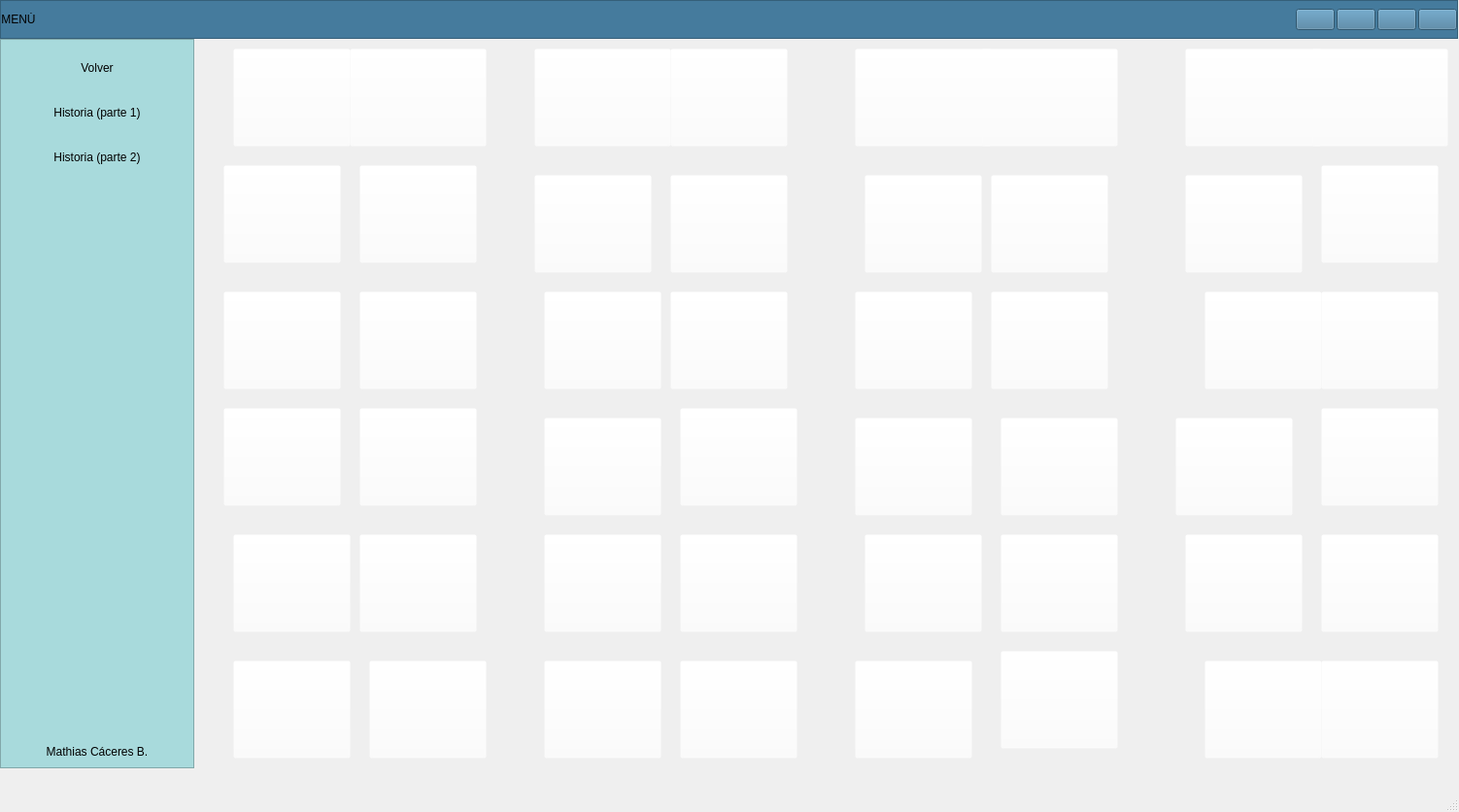
<?xml version="1.0" encoding="UTF-8"?>
<ui version="4.0">
 <class>MainWindow</class>
 <widget class="QMainWindow" name="MainWindow">
  <property name="geometry">
   <rect>
    <x>0</x>
    <y>0</y>
    <width>1502</width>
    <height>836</height>
   </rect>
  </property>
  <property name="windowTitle">
   <string>MainWindow</string>
  </property>
  <widget class="QWidget" name="centralwidget">
   <widget class="QFrame" name="Frame_Superior">
    <property name="geometry">
     <rect>
      <x>0</x>
      <y>0</y>
      <width>1501</width>
      <height>40</height>
     </rect>
    </property>
    <property name="minimumSize">
     <size>
      <width>0</width>
      <height>40</height>
     </size>
    </property>
    <property name="maximumSize">
     <size>
      <width>16777215</width>
      <height>40</height>
     </size>
    </property>
    <property name="styleSheet">
     <string notr="true">background-color: rgb(69, 123, 157);</string>
    </property>
    <property name="frameShape">
     <enum>QFrame::StyledPanel</enum>
    </property>
    <property name="frameShadow">
     <enum>QFrame::Raised</enum>
    </property>
    <layout class="QHBoxLayout" name="horizontalLayout_2">
     <property name="spacing">
      <number>2</number>
     </property>
     <property name="leftMargin">
      <number>0</number>
     </property>
     <property name="topMargin">
      <number>0</number>
     </property>
     <property name="rightMargin">
      <number>0</number>
     </property>
     <property name="bottomMargin">
      <number>0</number>
     </property>
     <item>
      <widget class="QPushButton" name="btn_menu">
       <property name="minimumSize">
        <size>
         <width>0</width>
         <height>0</height>
        </size>
       </property>
       <property name="maximumSize">
        <size>
         <width>16777215</width>
         <height>16777215</height>
        </size>
       </property>
       <property name="layoutDirection">
        <enum>Qt::LeftToRight</enum>
       </property>
       <property name="styleSheet">
        <string notr="true">QPushButton{
background-color:#457b9d;
font:87 12pt&quot;Arial Black&quot;;
border-radius:0px;
}

QPushButton:hover{
background-color: #a8dadc;
font:87 12pt&quot;Arial Back&quot;;
border-radius:0px;
}</string>
       </property>
       <property name="text">
        <string>MENÚ</string>
       </property>
       <property name="icon">
        <iconset>
         <normaloff>../../../Imagenes/bars-solid.svg</normaloff>../../../Imagenes/bars-solid.svg</iconset>
       </property>
      </widget>
     </item>
     <item>
      <spacer name="horizontalSpacer">
       <property name="orientation">
        <enum>Qt::Horizontal</enum>
       </property>
       <property name="sizeHint" stdset="0">
        <size>
         <width>523</width>
         <height>20</height>
        </size>
       </property>
      </spacer>
     </item>
     <item>
      <widget class="QPushButton" name="btn_minimizar">
       <property name="styleSheet">
        <string notr="true">QPushButtom{
border:0px;
}
QPushButton:hover{
border:5px solid #a8dadc;
background-color:#a8dadc;
}
</string>
       </property>
       <property name="text">
        <string/>
       </property>
       <property name="icon">
        <iconset>
         <normaloff>../../../Imagenes/window-minimize-solid.svg</normaloff>../../../Imagenes/window-minimize-solid.svg</iconset>
       </property>
      </widget>
     </item>
     <item>
      <widget class="QPushButton" name="btn_restaurar">
       <property name="styleSheet">
        <string notr="true">QPushButtom{
border:0px;
}
QPushButton:hover{
border:5px solid #a8dadc;
background-color:#a8dadc;
}</string>
       </property>
       <property name="text">
        <string/>
       </property>
       <property name="icon">
        <iconset>
         <normaloff>../../../Imagenes/window-restore-regular.svg</normaloff>../../../Imagenes/window-restore-regular.svg</iconset>
       </property>
      </widget>
     </item>
     <item>
      <widget class="QPushButton" name="btn_maximizar">
       <property name="styleSheet">
        <string notr="true">QPushButtom{
border:0px;
}
QPushButton:hover{
border:5px solid #a8dadc;
background-color:#a8dadc;
}</string>
       </property>
       <property name="text">
        <string/>
       </property>
       <property name="icon">
        <iconset>
         <normaloff>../../../Imagenes/window-maximize-solid.svg</normaloff>../../../Imagenes/window-maximize-solid.svg</iconset>
       </property>
      </widget>
     </item>
     <item>
      <widget class="QPushButton" name="btn_cerrar">
       <property name="maximumSize">
        <size>
         <width>16777215</width>
         <height>16777215</height>
        </size>
       </property>
       <property name="styleSheet">
        <string notr="true">QPushButtom{
border:0px;
}
QPushButton:hover{
border:5px solid #a8dadc;
background-color:#a8dadc;
}</string>
       </property>
       <property name="text">
        <string/>
       </property>
       <property name="icon">
        <iconset>
         <normaloff>../../../Imagenes/times-circle-solid.svg</normaloff>../../../Imagenes/times-circle-solid.svg</iconset>
       </property>
      </widget>
     </item>
    </layout>
   </widget>
   <widget class="QFrame" name="Frame_Inferior_Izq">
    <property name="geometry">
     <rect>
      <x>0</x>
      <y>40</y>
      <width>200</width>
      <height>751</height>
     </rect>
    </property>
    <property name="minimumSize">
     <size>
      <width>200</width>
      <height>0</height>
     </size>
    </property>
    <property name="maximumSize">
     <size>
      <width>200</width>
      <height>16777215</height>
     </size>
    </property>
    <property name="styleSheet">
     <string notr="true">QFrame{
background-color:#a8dadc;}

QPushButton{
background-color:#a8dadc;
border-top-left-radius: 20px;
border-bottom-left-radius: 20px;
font: 75 12pt &quot;Arial Narrow&quot;;
}
QPushButton:hover{
background-color:#a8dadc;
border-top-left-radius:20px;
border-bottom-left-radius:20px;
font: 75 12pt&quot;Arial Narrow&quot;;
}</string>
    </property>
    <property name="frameShape">
     <enum>QFrame::StyledPanel</enum>
    </property>
    <property name="frameShadow">
     <enum>QFrame::Raised</enum>
    </property>
    <layout class="QVBoxLayout" name="verticalLayout_3">
     <item>
      <widget class="QPushButton" name="pushButton_6">
       <property name="minimumSize">
        <size>
         <width>0</width>
         <height>40</height>
        </size>
       </property>
       <property name="maximumSize">
        <size>
         <width>16777215</width>
         <height>40</height>
        </size>
       </property>
       <property name="styleSheet">
        <string notr="true">QFrame{
background-color:#a8dadc;}

QPushButton{
background-color:#a8dadc;
border-top-left-radius: 20px;
border-bottom-left-radius: 20px;
font: 75 12pt &quot;Arial Narrow&quot;;
}
QPushButton:hover{
background-color:#f1faee;
border-top-left-radius:20px;
border-bottom-left-radius:20px;
font: 75 12pt&quot;Arial Narrow&quot;;
}
</string>
       </property>
       <property name="text">
        <string>Volver</string>
       </property>
       <property name="icon">
        <iconset>
         <normaloff>../../../Imagenes/pencil-ruler-solid.svg</normaloff>../../../Imagenes/pencil-ruler-solid.svg</iconset>
       </property>
      </widget>
     </item>
     <item>
      <widget class="QPushButton" name="pushButton_7">
       <property name="minimumSize">
        <size>
         <width>0</width>
         <height>40</height>
        </size>
       </property>
       <property name="maximumSize">
        <size>
         <width>16777215</width>
         <height>40</height>
        </size>
       </property>
       <property name="styleSheet">
        <string notr="true">QFrame{
background-color:#a8dadc;}

QPushButton{
background-color:#a8dadc;
border-top-left-radius: 20px;
border-bottom-left-radius: 20px;
font: 75 12pt &quot;Arial Narrow&quot;;
}
QPushButton:hover{
background-color:#f1faee;
border-top-left-radius:20px;
border-bottom-left-radius:20px;
font: 75 12pt&quot;Arial Narrow&quot;;
}
</string>
       </property>
       <property name="text">
        <string>Historia (parte 1)</string>
       </property>
       <property name="icon">
        <iconset>
         <normaloff>../../../Imagenes/pencil-ruler-solid.svg</normaloff>../../../Imagenes/pencil-ruler-solid.svg</iconset>
       </property>
      </widget>
     </item>
     <item>
      <widget class="QPushButton" name="pushButton_8">
       <property name="minimumSize">
        <size>
         <width>0</width>
         <height>40</height>
        </size>
       </property>
       <property name="maximumSize">
        <size>
         <width>16777215</width>
         <height>40</height>
        </size>
       </property>
       <property name="styleSheet">
        <string notr="true">QFrame{
background-color:#a8dadc;}

QPushButton{
background-color:#a8dadc;
border-top-left-radius: 20px;
border-bottom-left-radius: 20px;
font: 75 12pt &quot;Arial Narrow&quot;;
}
QPushButton:hover{
background-color:#f1faee;
border-top-left-radius:20px;
border-bottom-left-radius:20px;
font: 75 12pt&quot;Arial Narrow&quot;;
}
</string>
       </property>
       <property name="text">
        <string>Historia (parte 2)</string>
       </property>
       <property name="icon">
        <iconset>
         <normaloff>../../../Imagenes/pencil-ruler-solid.svg</normaloff>../../../Imagenes/pencil-ruler-solid.svg</iconset>
       </property>
      </widget>
     </item>
     <item>
      <spacer name="verticalSpacer">
       <property name="orientation">
        <enum>Qt::Vertical</enum>
       </property>
       <property name="sizeHint" stdset="0">
        <size>
         <width>20</width>
         <height>194</height>
        </size>
       </property>
      </spacer>
     </item>
     <item>
      <widget class="QLabel" name="label">
       <property name="text">
        <string>Mathias Cáceres B.</string>
       </property>
       <property name="alignment">
        <set>Qt::AlignCenter</set>
       </property>
      </widget>
     </item>
    </layout>
   </widget>
   <widget class="QLabel" name="label_2">
    <property name="geometry">
     <rect>
      <x>200</x>
      <y>40</y>
      <width>1301</width>
      <height>751</height>
     </rect>
    </property>
    <property name="styleSheet">
     <string notr="true">border-image: url(:/Imagenes/parte1.png);</string>
    </property>
    <property name="text">
     <string/>
    </property>
    <property name="scaledContents">
     <bool>true</bool>
    </property>
   </widget>
   <widget class="QPushButton" name="pushButton">
    <property name="geometry">
     <rect>
      <x>240</x>
      <y>50</y>
      <width>121</width>
      <height>101</height>
     </rect>
    </property>
    <property name="styleSheet">
     <string notr="true">background-color: rgba(255, 255, 255, 0);</string>
    </property>
    <property name="text">
     <string/>
    </property>
   </widget>
   <widget class="QPushButton" name="pushButton_2">
    <property name="geometry">
     <rect>
      <x>360</x>
      <y>50</y>
      <width>141</width>
      <height>101</height>
     </rect>
    </property>
    <property name="styleSheet">
     <string notr="true">background-color: rgba(255, 255, 255, 0);</string>
    </property>
    <property name="text">
     <string/>
    </property>
   </widget>
   <widget class="QPushButton" name="pushButton_3">
    <property name="geometry">
     <rect>
      <x>550</x>
      <y>50</y>
      <width>141</width>
      <height>101</height>
     </rect>
    </property>
    <property name="styleSheet">
     <string notr="true">background-color: rgba(255, 255, 255, 0);</string>
    </property>
    <property name="text">
     <string/>
    </property>
   </widget>
   <widget class="QPushButton" name="pushButton_4">
    <property name="geometry">
     <rect>
      <x>690</x>
      <y>50</y>
      <width>121</width>
      <height>101</height>
     </rect>
    </property>
    <property name="styleSheet">
     <string notr="true">background-color: rgba(255, 255, 255, 0);</string>
    </property>
    <property name="text">
     <string/>
    </property>
   </widget>
   <widget class="QPushButton" name="pushButton_5">
    <property name="geometry">
     <rect>
      <x>880</x>
      <y>50</y>
      <width>141</width>
      <height>101</height>
     </rect>
    </property>
    <property name="styleSheet">
     <string notr="true">background-color: rgba(255, 255, 255, 0);</string>
    </property>
    <property name="text">
     <string/>
    </property>
   </widget>
   <widget class="QPushButton" name="pushButton_9">
    <property name="geometry">
     <rect>
      <x>1010</x>
      <y>50</y>
      <width>141</width>
      <height>101</height>
     </rect>
    </property>
    <property name="styleSheet">
     <string notr="true">background-color: rgba(255, 255, 255, 0);</string>
    </property>
    <property name="text">
     <string/>
    </property>
   </widget>
   <widget class="QPushButton" name="pushButton_10">
    <property name="geometry">
     <rect>
      <x>1220</x>
      <y>50</y>
      <width>141</width>
      <height>101</height>
     </rect>
    </property>
    <property name="styleSheet">
     <string notr="true">background-color: rgba(255, 255, 255, 0);</string>
    </property>
    <property name="text">
     <string/>
    </property>
   </widget>
   <widget class="QPushButton" name="pushButton_11">
    <property name="geometry">
     <rect>
      <x>1350</x>
      <y>50</y>
      <width>141</width>
      <height>101</height>
     </rect>
    </property>
    <property name="styleSheet">
     <string notr="true">background-color: rgba(255, 255, 255, 0);</string>
    </property>
    <property name="text">
     <string/>
    </property>
   </widget>
   <widget class="QPushButton" name="pushButton_12">
    <property name="geometry">
     <rect>
      <x>230</x>
      <y>170</y>
      <width>121</width>
      <height>101</height>
     </rect>
    </property>
    <property name="styleSheet">
     <string notr="true">background-color: rgba(255, 255, 255, 0);</string>
    </property>
    <property name="text">
     <string/>
    </property>
   </widget>
   <widget class="QPushButton" name="pushButton_13">
    <property name="geometry">
     <rect>
      <x>370</x>
      <y>170</y>
      <width>121</width>
      <height>101</height>
     </rect>
    </property>
    <property name="styleSheet">
     <string notr="true">background-color: rgba(255, 255, 255, 0);</string>
    </property>
    <property name="text">
     <string/>
    </property>
   </widget>
   <widget class="QPushButton" name="pushButton_14">
    <property name="geometry">
     <rect>
      <x>550</x>
      <y>180</y>
      <width>121</width>
      <height>101</height>
     </rect>
    </property>
    <property name="styleSheet">
     <string notr="true">background-color: rgba(255, 255, 255, 0);</string>
    </property>
    <property name="text">
     <string/>
    </property>
   </widget>
   <widget class="QPushButton" name="pushButton_15">
    <property name="geometry">
     <rect>
      <x>690</x>
      <y>180</y>
      <width>121</width>
      <height>101</height>
     </rect>
    </property>
    <property name="styleSheet">
     <string notr="true">background-color: rgba(255, 255, 255, 0);</string>
    </property>
    <property name="text">
     <string/>
    </property>
   </widget>
   <widget class="QPushButton" name="pushButton_16">
    <property name="geometry">
     <rect>
      <x>890</x>
      <y>180</y>
      <width>121</width>
      <height>101</height>
     </rect>
    </property>
    <property name="styleSheet">
     <string notr="true">background-color: rgba(255, 255, 255, 0);</string>
    </property>
    <property name="text">
     <string/>
    </property>
   </widget>
   <widget class="QPushButton" name="pushButton_17">
    <property name="geometry">
     <rect>
      <x>1020</x>
      <y>180</y>
      <width>121</width>
      <height>101</height>
     </rect>
    </property>
    <property name="styleSheet">
     <string notr="true">background-color: rgba(255, 255, 255, 0);</string>
    </property>
    <property name="text">
     <string/>
    </property>
   </widget>
   <widget class="QPushButton" name="pushButton_18">
    <property name="geometry">
     <rect>
      <x>1220</x>
      <y>180</y>
      <width>121</width>
      <height>101</height>
     </rect>
    </property>
    <property name="styleSheet">
     <string notr="true">background-color: rgba(255, 255, 255, 0);</string>
    </property>
    <property name="text">
     <string/>
    </property>
   </widget>
   <widget class="QPushButton" name="pushButton_19">
    <property name="geometry">
     <rect>
      <x>1360</x>
      <y>170</y>
      <width>121</width>
      <height>101</height>
     </rect>
    </property>
    <property name="styleSheet">
     <string notr="true">background-color: rgba(255, 255, 255, 0);</string>
    </property>
    <property name="text">
     <string/>
    </property>
   </widget>
   <widget class="QPushButton" name="pushButton_20">
    <property name="geometry">
     <rect>
      <x>230</x>
      <y>300</y>
      <width>121</width>
      <height>101</height>
     </rect>
    </property>
    <property name="styleSheet">
     <string notr="true">background-color: rgba(255, 255, 255, 0);</string>
    </property>
    <property name="text">
     <string/>
    </property>
   </widget>
   <widget class="QPushButton" name="pushButton_21">
    <property name="geometry">
     <rect>
      <x>370</x>
      <y>300</y>
      <width>121</width>
      <height>101</height>
     </rect>
    </property>
    <property name="styleSheet">
     <string notr="true">background-color: rgba(255, 255, 255, 0);</string>
    </property>
    <property name="text">
     <string/>
    </property>
   </widget>
   <widget class="QPushButton" name="pushButton_22">
    <property name="geometry">
     <rect>
      <x>560</x>
      <y>300</y>
      <width>121</width>
      <height>101</height>
     </rect>
    </property>
    <property name="styleSheet">
     <string notr="true">background-color: rgba(255, 255, 255, 0);</string>
    </property>
    <property name="text">
     <string/>
    </property>
   </widget>
   <widget class="QPushButton" name="pushButton_23">
    <property name="geometry">
     <rect>
      <x>690</x>
      <y>300</y>
      <width>121</width>
      <height>101</height>
     </rect>
    </property>
    <property name="styleSheet">
     <string notr="true">background-color: rgba(255, 255, 255, 0);</string>
    </property>
    <property name="text">
     <string/>
    </property>
   </widget>
   <widget class="QPushButton" name="pushButton_24">
    <property name="geometry">
     <rect>
      <x>880</x>
      <y>300</y>
      <width>121</width>
      <height>101</height>
     </rect>
    </property>
    <property name="styleSheet">
     <string notr="true">background-color: rgba(255, 255, 255, 0);</string>
    </property>
    <property name="text">
     <string/>
    </property>
   </widget>
   <widget class="QPushButton" name="pushButton_25">
    <property name="geometry">
     <rect>
      <x>1020</x>
      <y>300</y>
      <width>121</width>
      <height>101</height>
     </rect>
    </property>
    <property name="styleSheet">
     <string notr="true">background-color: rgba(255, 255, 255, 0);</string>
    </property>
    <property name="text">
     <string/>
    </property>
   </widget>
   <widget class="QPushButton" name="pushButton_26">
    <property name="geometry">
     <rect>
      <x>1240</x>
      <y>300</y>
      <width>121</width>
      <height>101</height>
     </rect>
    </property>
    <property name="styleSheet">
     <string notr="true">background-color: rgba(255, 255, 255, 0);</string>
    </property>
    <property name="text">
     <string/>
    </property>
   </widget>
   <widget class="QPushButton" name="pushButton_27">
    <property name="geometry">
     <rect>
      <x>1360</x>
      <y>300</y>
      <width>121</width>
      <height>101</height>
     </rect>
    </property>
    <property name="styleSheet">
     <string notr="true">background-color: rgba(255, 255, 255, 0);</string>
    </property>
    <property name="text">
     <string/>
    </property>
   </widget>
   <widget class="QPushButton" name="pushButton_28">
    <property name="geometry">
     <rect>
      <x>230</x>
      <y>420</y>
      <width>121</width>
      <height>101</height>
     </rect>
    </property>
    <property name="styleSheet">
     <string notr="true">background-color: rgba(255, 255, 255, 0);</string>
    </property>
    <property name="text">
     <string/>
    </property>
   </widget>
   <widget class="QPushButton" name="pushButton_29">
    <property name="geometry">
     <rect>
      <x>370</x>
      <y>420</y>
      <width>121</width>
      <height>101</height>
     </rect>
    </property>
    <property name="styleSheet">
     <string notr="true">background-color: rgba(255, 255, 255, 0);</string>
    </property>
    <property name="text">
     <string/>
    </property>
   </widget>
   <widget class="QPushButton" name="pushButton_30">
    <property name="geometry">
     <rect>
      <x>560</x>
      <y>430</y>
      <width>121</width>
      <height>101</height>
     </rect>
    </property>
    <property name="styleSheet">
     <string notr="true">background-color: rgba(255, 255, 255, 0);</string>
    </property>
    <property name="text">
     <string/>
    </property>
   </widget>
   <widget class="QPushButton" name="pushButton_31">
    <property name="geometry">
     <rect>
      <x>700</x>
      <y>420</y>
      <width>121</width>
      <height>101</height>
     </rect>
    </property>
    <property name="styleSheet">
     <string notr="true">background-color: rgba(255, 255, 255, 0);</string>
    </property>
    <property name="text">
     <string/>
    </property>
   </widget>
   <widget class="QPushButton" name="pushButton_32">
    <property name="geometry">
     <rect>
      <x>880</x>
      <y>430</y>
      <width>121</width>
      <height>101</height>
     </rect>
    </property>
    <property name="styleSheet">
     <string notr="true">background-color: rgba(255, 255, 255, 0);</string>
    </property>
    <property name="text">
     <string/>
    </property>
   </widget>
   <widget class="QPushButton" name="pushButton_33">
    <property name="geometry">
     <rect>
      <x>1030</x>
      <y>430</y>
      <width>121</width>
      <height>101</height>
     </rect>
    </property>
    <property name="styleSheet">
     <string notr="true">background-color: rgba(255, 255, 255, 0);</string>
    </property>
    <property name="text">
     <string/>
    </property>
   </widget>
   <widget class="QPushButton" name="pushButton_34">
    <property name="geometry">
     <rect>
      <x>1210</x>
      <y>430</y>
      <width>121</width>
      <height>101</height>
     </rect>
    </property>
    <property name="styleSheet">
     <string notr="true">background-color: rgba(255, 255, 255, 0);</string>
    </property>
    <property name="text">
     <string/>
    </property>
   </widget>
   <widget class="QPushButton" name="pushButton_35">
    <property name="geometry">
     <rect>
      <x>1360</x>
      <y>420</y>
      <width>121</width>
      <height>101</height>
     </rect>
    </property>
    <property name="styleSheet">
     <string notr="true">background-color: rgba(255, 255, 255, 0);</string>
    </property>
    <property name="text">
     <string/>
    </property>
   </widget>
   <widget class="QPushButton" name="pushButton_36">
    <property name="geometry">
     <rect>
      <x>240</x>
      <y>550</y>
      <width>121</width>
      <height>101</height>
     </rect>
    </property>
    <property name="styleSheet">
     <string notr="true">background-color: rgba(255, 255, 255, 0);</string>
    </property>
    <property name="text">
     <string/>
    </property>
   </widget>
   <widget class="QPushButton" name="pushButton_37">
    <property name="geometry">
     <rect>
      <x>370</x>
      <y>550</y>
      <width>121</width>
      <height>101</height>
     </rect>
    </property>
    <property name="styleSheet">
     <string notr="true">background-color: rgba(255, 255, 255, 0);</string>
    </property>
    <property name="text">
     <string/>
    </property>
   </widget>
   <widget class="QPushButton" name="pushButton_38">
    <property name="geometry">
     <rect>
      <x>560</x>
      <y>550</y>
      <width>121</width>
      <height>101</height>
     </rect>
    </property>
    <property name="styleSheet">
     <string notr="true">background-color: rgba(255, 255, 255, 0);</string>
    </property>
    <property name="text">
     <string/>
    </property>
   </widget>
   <widget class="QPushButton" name="pushButton_39">
    <property name="geometry">
     <rect>
      <x>700</x>
      <y>550</y>
      <width>121</width>
      <height>101</height>
     </rect>
    </property>
    <property name="styleSheet">
     <string notr="true">background-color: rgba(255, 255, 255, 0);</string>
    </property>
    <property name="text">
     <string/>
    </property>
   </widget>
   <widget class="QPushButton" name="pushButton_40">
    <property name="geometry">
     <rect>
      <x>890</x>
      <y>550</y>
      <width>121</width>
      <height>101</height>
     </rect>
    </property>
    <property name="styleSheet">
     <string notr="true">background-color: rgba(255, 255, 255, 0);</string>
    </property>
    <property name="text">
     <string/>
    </property>
   </widget>
   <widget class="QPushButton" name="pushButton_41">
    <property name="geometry">
     <rect>
      <x>1030</x>
      <y>550</y>
      <width>121</width>
      <height>101</height>
     </rect>
    </property>
    <property name="styleSheet">
     <string notr="true">background-color: rgba(255, 255, 255, 0);</string>
    </property>
    <property name="text">
     <string/>
    </property>
   </widget>
   <widget class="QPushButton" name="pushButton_42">
    <property name="geometry">
     <rect>
      <x>1220</x>
      <y>550</y>
      <width>121</width>
      <height>101</height>
     </rect>
    </property>
    <property name="styleSheet">
     <string notr="true">background-color: rgba(255, 255, 255, 0);</string>
    </property>
    <property name="text">
     <string/>
    </property>
   </widget>
   <widget class="QPushButton" name="pushButton_43">
    <property name="geometry">
     <rect>
      <x>1360</x>
      <y>550</y>
      <width>121</width>
      <height>101</height>
     </rect>
    </property>
    <property name="styleSheet">
     <string notr="true">background-color: rgba(255, 255, 255, 0);</string>
    </property>
    <property name="text">
     <string/>
    </property>
   </widget>
   <widget class="QPushButton" name="pushButton_44">
    <property name="geometry">
     <rect>
      <x>240</x>
      <y>680</y>
      <width>121</width>
      <height>101</height>
     </rect>
    </property>
    <property name="styleSheet">
     <string notr="true">background-color: rgba(255, 255, 255, 0);</string>
    </property>
    <property name="text">
     <string/>
    </property>
   </widget>
   <widget class="QPushButton" name="pushButton_45">
    <property name="geometry">
     <rect>
      <x>380</x>
      <y>680</y>
      <width>121</width>
      <height>101</height>
     </rect>
    </property>
    <property name="styleSheet">
     <string notr="true">background-color: rgba(255, 255, 255, 0);</string>
    </property>
    <property name="text">
     <string/>
    </property>
   </widget>
   <widget class="QPushButton" name="pushButton_46">
    <property name="geometry">
     <rect>
      <x>560</x>
      <y>680</y>
      <width>121</width>
      <height>101</height>
     </rect>
    </property>
    <property name="styleSheet">
     <string notr="true">background-color: rgba(255, 255, 255, 0);</string>
    </property>
    <property name="text">
     <string/>
    </property>
   </widget>
   <widget class="QPushButton" name="pushButton_47">
    <property name="geometry">
     <rect>
      <x>700</x>
      <y>680</y>
      <width>121</width>
      <height>101</height>
     </rect>
    </property>
    <property name="styleSheet">
     <string notr="true">background-color: rgba(255, 255, 255, 0);</string>
    </property>
    <property name="text">
     <string/>
    </property>
   </widget>
   <widget class="QPushButton" name="pushButton_48">
    <property name="geometry">
     <rect>
      <x>880</x>
      <y>680</y>
      <width>121</width>
      <height>101</height>
     </rect>
    </property>
    <property name="styleSheet">
     <string notr="true">background-color: rgba(255, 255, 255, 0);</string>
    </property>
    <property name="text">
     <string/>
    </property>
   </widget>
   <widget class="QPushButton" name="pushButton_49">
    <property name="geometry">
     <rect>
      <x>1030</x>
      <y>670</y>
      <width>121</width>
      <height>101</height>
     </rect>
    </property>
    <property name="styleSheet">
     <string notr="true">background-color: rgba(255, 255, 255, 0);</string>
    </property>
    <property name="text">
     <string/>
    </property>
   </widget>
   <widget class="QPushButton" name="pushButton_50">
    <property name="geometry">
     <rect>
      <x>1240</x>
      <y>680</y>
      <width>121</width>
      <height>101</height>
     </rect>
    </property>
    <property name="styleSheet">
     <string notr="true">background-color: rgba(255, 255, 255, 0);</string>
    </property>
    <property name="text">
     <string/>
    </property>
   </widget>
   <widget class="QPushButton" name="pushButton_51">
    <property name="geometry">
     <rect>
      <x>1360</x>
      <y>680</y>
      <width>121</width>
      <height>101</height>
     </rect>
    </property>
    <property name="styleSheet">
     <string notr="true">background-color: rgba(255, 255, 255, 0);</string>
    </property>
    <property name="text">
     <string/>
    </property>
   </widget>
  </widget>
  <widget class="QMenuBar" name="menubar">
   <property name="geometry">
    <rect>
     <x>0</x>
     <y>0</y>
     <width>1502</width>
     <height>26</height>
    </rect>
   </property>
  </widget>
  <widget class="QStatusBar" name="statusbar"/>
 </widget>
 <resources>
  <include location="Historia Edicion.qrc"/>
 </resources>
 <connections/>
</ui>
